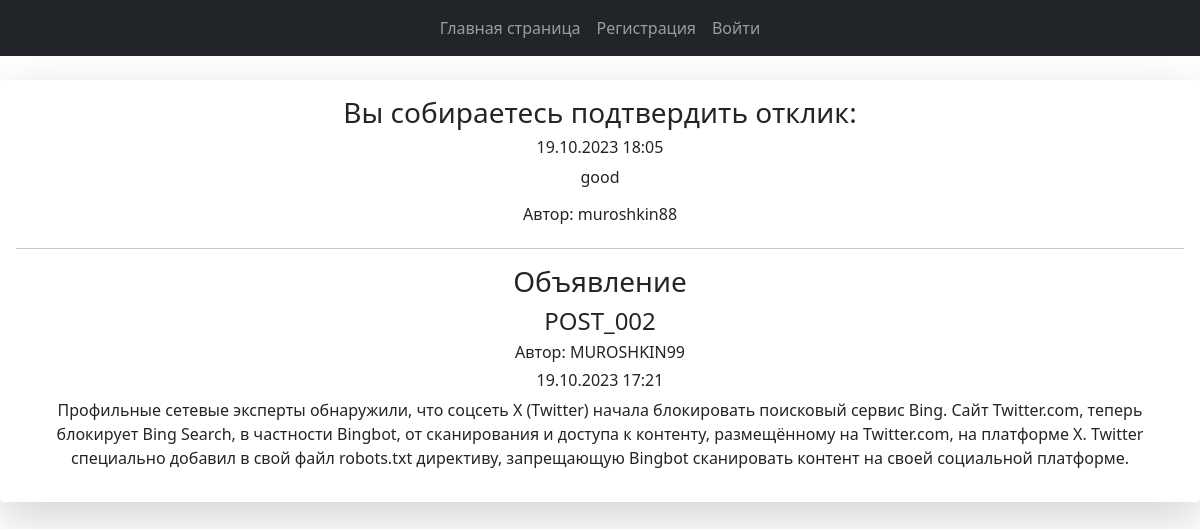
The page /posts/comment/13/ on the database its author committed.
### usersapp/models.py (models this page shows, shortened)
class Comment(models.Model):
    author = models.ForeignKey(to=User, on_delete=models.CASCADE)
    post = models.ForeignKey(to=Post, on_delete=models.CASCADE)
    text = models.TextField()
    created = models.DateTimeField(auto_now_add=True)
    status = models.BooleanField(default=False)

class User(AbstractUser):
    image = models.ImageField(upload_to="users_images", blank=True, null=True)
    is_verified_email = models.BooleanField(default=False)
    email = models.EmailField(unique=True, blank=False)

class Post(models.Model):
    title = models.CharField(max_length=150)
    author = models.ForeignKey(to=User, on_delete=models.CASCADE)
    category = models.ForeignKey(to=Category, on_delete=models.CASCADE)
    description = models.TextField()
    created = models.DateTimeField(auto_now_add=True)
    updated = models.DateTimeField(auto_now=True)
    file_add = models.FileField(null=True, blank=True, upload_to="add_files")

### usersapp/views.py (the view)
# urls.py: path("comment/<int:pk>/", CommentDetailView.as_view(), name="comment"),
class CommentDetailView(DetailView):
    model = Comment
    template_name = "usersapp/comment.html"
    context_object_name = "comment"

### usersapp/templates/usersapp/comment.html (shortened to what this page needs)
{% extends 'usersapp/base.html' %}
{% block content %}
<div class="card-body text-center my-4 card shadow-lg border-0 rounded-lg ">
    <h3>Вы собираетесь подтвердить отклик:</h3>
    <h6>{{ comment.created|date:'d.m.Y G:i' }}</h6>
    <p>{{ comment.text }}</p>
    <h6>Автор: {{ comment.author }}</h6>
    <hr>
    <h3>Объявление</h3>
    <h4>{{ comment.post.title }}</h4>
    <h6>Автор: {{ comment.post.author }}</h6>
    <h6>{{ comment.post.created|date:'d.m.Y G:i' }}</h6>
    <p>{{ comment.post.description }}</p>
</div>
{% endblock %}

### rows shown on the page
Comment: created "19.10.2023 18:05", text "good", author "muroshkin88", post "POST_002", post.author "MUROSHKIN99", post.created "19.10.2023 17:21", post.description "Профильные сетевые эксперты обнаружили, что соцсеть X (Twitter) начала блокировать поисковый сервис Bing. Сайт Twitter.com, теперь блокирует Bing Search, в частности Bingbot, от сканирования и доступа к контенту, размещённому на Twitter.com, на платформе X. Twitter специально добавил в свой файл robots.txt директиву, запрещающую Bingbot сканировать контент на своей социальной платформе."
